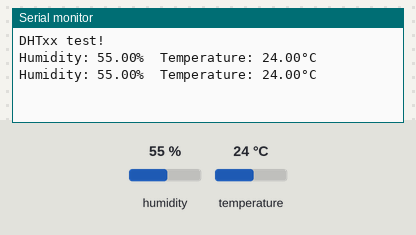
The sketch below on a simulated Arduino Uno, built with avr-gcc and run on an emulated ATmega328P. Parts: the last lines printed to the serial monitor. The test bench sets the inputs (shaded band); at power-on: humidity 55 %, temperature 24 °C.

Above: at 4.8 s.
4.9 s: humidity set to 22 %
At 6.8 s:
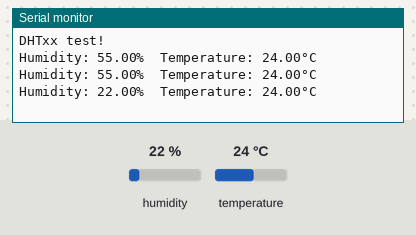
7.9 s: temperature set to 12 °C
At 8.5 s:
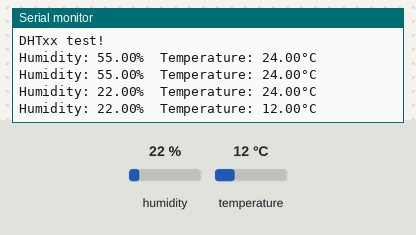
10.9 s: humidity set to 40 %
At 13.2 s:
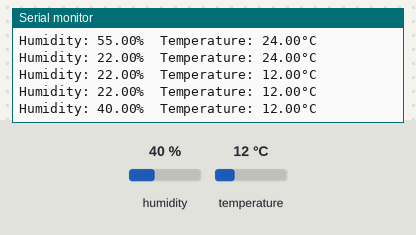
Timing chart, 0 to 14.7 s (numbered marks = the images above; inputs shaded):
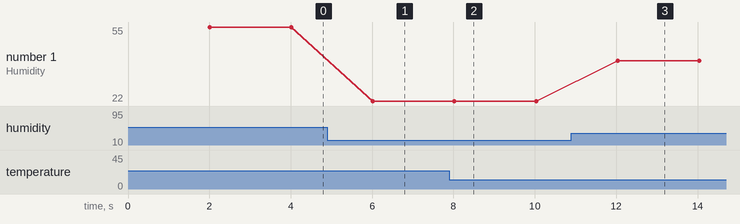

Measured:
- after the input at 4.9 s, the serial monitor: prints a new line after 1.1 s (image 1)
- after the input at 7.9 s, the serial monitor: prints a new line after 0.12 s (image 2)
- after the input at 10.9 s, the serial monitor: prints a new line after 1.1 s (image 3)
- plotted number 1: 55 → 22 after the input at 4.9 s, 22 → 40 after the input at 10.9 s

The sketch:

DHT22.ino
```cpp
#include "DHT.h"

#define DHTPIN 15     // Digital pin connected to the DHT sensor

#define DHTTYPE DHT22   // Define the type of DHT sensor


// Initialize DHT sensor.
DHT dht(DHTPIN, DHTTYPE);

void setup() {
  Serial.begin(9600);
  Serial.println(F("DHTxx test!"));

  dht.begin();
}

void loop() {
  // Wait a few seconds between measurements.
  delay(2000);

  float h = dht.readHumidity();
  // Read temperature as Celsius (the default)
  float t = dht.readTemperature();

  // Check if any reads failed and exit early (to try again).
  if (isnan(h) || isnan(t)) {
    Serial.println(F("Failed to read from DHT sensor!"));
    return;
  }
 //Print the measured data
  Serial.print(F("Humidity: "));
  Serial.print(h);
  Serial.print(F("%  Temperature: "));
  Serial.print(t);
  Serial.println(F("°C "));

}
```
